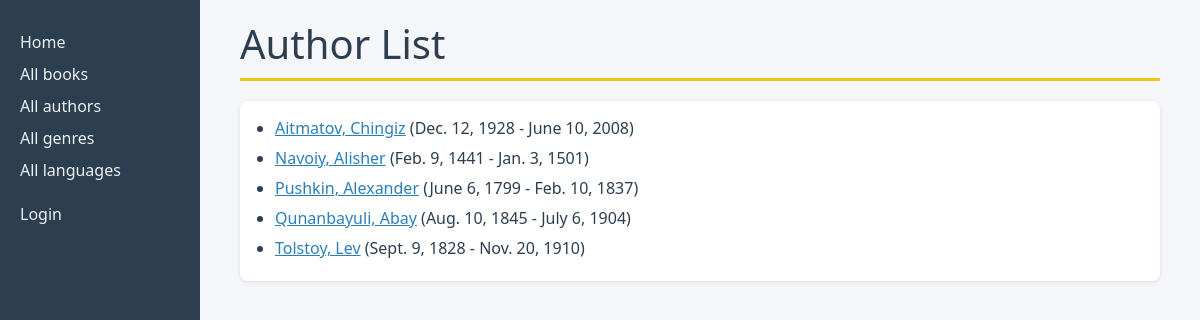
Screenshot of /catalog/authors/ with the database file from the repository.
### catalog/models.py (models this page shows)
class Author(models.Model):
    first_name = models.CharField(max_length=100)
    last_name = models.CharField(max_length=100)
    date_of_birth = models.DateField(null=True, blank=True)
    date_of_death = models.DateField('Died', null=True, blank=True)
    class Meta:
        ordering = ['last_name', 'first_name']
    def get_absolute_url(self):
        return reverse('author-detail', args=[str(self.id)])
    def __str__(self):
        return f'{self.last_name}, {self.first_name}'

### catalog/views.py (the view)
# urls.py: path('authors/', views.AuthorListView.as_view(), name='authors'),
class AuthorListView(generic.ListView):
    model = Author
    paginate_by = 10

### catalog/templates/catalog/author_list.html (shortened to what this page needs)
<!doctype html>
<html lang="en">
<head>
</head>
<body>
{% extends "base_generic.html" %}
{% block content %}
  <h1>Author List</h1>
  {% if author_list %}
    <ul>
      {% for author in author_list %}
      <li>
        <a href="{{ author.get_absolute_url }}">{{ author }}</a>
        ({{ author.date_of_birth }} - {{ author.date_of_death|default_if_none:"" }})
      </li>
      {% endfor %}
    </ul>
  {% else %}
    <p>There are no authors in the library.</p>
  {% endif %}
{% endblock %}

### catalog/templates/base_generic.html (shortened to what this page needs)
<!doctype html>
<html lang="en">
  <head>
    <link href="https://cdn.jsdelivr.net/npm/bootstrap@5.3.8/dist/css/bootstrap.min.css"
      rel="stylesheet"
>
    {% load static %}
    <link rel="stylesheet" href="{% static 'css/styles.css' %}" />
  </head>
  <body>
    <div class="container-fluid">
      <div class="row">
        <div class="col-sm-2">
          {% block sidebar %}
            <ul class="sidebar-nav">
              <li><a href="{% url 'index' %}">Home</a></li>
              <li><a href="{% url 'books' %}">All books</a></li>
              <li><a href="{% url 'authors' %}">All authors</a></li>
              <li><a href="{% url 'genres' %}">All genres</a></li>
              <li><a href="{% url 'languages' %}">All languages</a></li>
            </ul>
            <ul class="sidebar-nav">
              {% if user.is_authenticated %}
                <li>User: {{ user.get_username }}</li>
                <li><a href="{% url 'my-borrowed' %}">My borrowed</a></li>
                <li>
                  <form id="logout-form" method="post" action="{% url 'logout' %}">
                    {% csrf_token %}
                    <button type="submit" class="btn btn-link">Logout</button>
                  </form>
                </li>
              {% else %}
                <li><a href="{% url 'login' %}?next={{ request.path }}">Login</a></li>
              {% endif %}
            </ul>
          {% endblock %}
        </div>
        <div class="col-sm-10 ">
          {% block content %}{% endblock %}
        </div>
      </div>
    </div>
  </body>
</html>

### catalog/static/css/styles.css (style rules this page uses)
body { background-color: #f4f6f9; font-family: "Segoe UI", Arial, sans-serif; color: #2c3e50; }
.col-sm-2 { background-color: #2c3e50; min-height: 100vh; padding: 10px 20px; }
.sidebar-nav { margin-top: 20px; padding: 0; list-style: none; color: #ecf0f1; }
.sidebar-nav li { margin-bottom: 8px; }
.sidebar-nav a { color: #ecf0f1; text-decoration: none; }
.col-sm-10 { padding: 20px 40px; }
h1 { color: #2c3e50; border-bottom: 3px solid #f1c40f; padding-bottom: 10px; margin-bottom: 20px; }
.col-sm-10 a { color: #2980b9; }
.col-sm-10 ul { background-color: #ffffff; padding: 15px 15px 15px 35px; border-radius: 8px; box-shadow: 0 1px 4px rgba(0, 0, 0, 0.1); }
.col-sm-10 li { margin-bottom: 6px; }

### rows the page displays
Author: last_name+first_name "Aitmatov, Chingiz", date_of_birth "Dec. 12, 1928", date_of_death "June 10, 2008"
Author: last_name+first_name "Navoiy, Alisher", date_of_birth "Feb. 9, 1441", date_of_death "Jan. 3, 1501"
Author: last_name+first_name "Pushkin, Alexander", date_of_birth "June 6, 1799", date_of_death "Feb. 10, 1837"
Author: last_name+first_name "Qunanbayuli, Abay", date_of_birth "Aug. 10, 1845", date_of_death "July 6, 1904"
Author: last_name+first_name "Tolstoy, Lev", date_of_birth "Sept. 9, 1828", date_of_death "Nov. 20, 1910"
